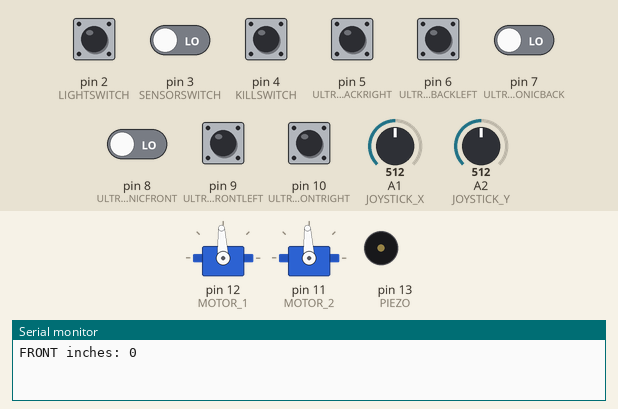
Simulated run of this sketch. Board: Arduino Uno, built with avr-gcc and run on an emulated ATmega328P. Parts: 2 × servo, buzzer (waves = sounding), the last lines printed to the serial monitor. Inputs (shaded band) come from the test bench; at power-on: pin 2 (LIGHTSWITCH), pin 3 (SENSORSWITCH), pin 4 (KILLSWITCH), pin 5 (ULTRASONICBACKRIGHT), pin 6 (ULTRASONICBACKLEFT), pin 7 (ULTRASONICBACK), pin 8 (ULTRASONICFRONT), pin 9 (ULTRASONICFRONTLEFT), pin 10 (ULTRASONICFRONTRIGHT) LOW, A1 (JOYSTICK_X) = 512, A2 (JOYSTICK_Y) = 512.

Above: at 1.2 s.
1.3 s: pin 3 (SENSORSWITCH) driven HIGH
4.6 s: A1 (JOYSTICK_X) set to 246
At 7.1 s:
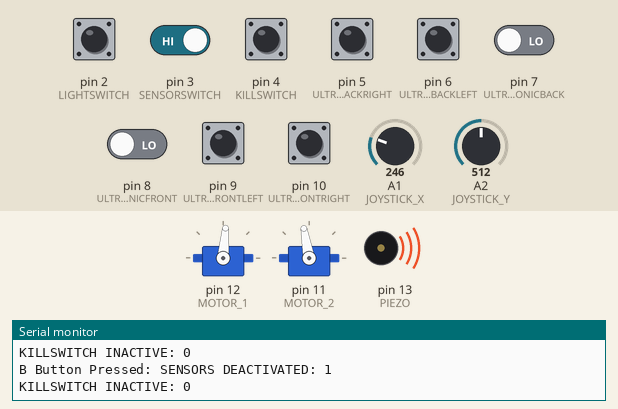
7.6 s: A2 (JOYSTICK_Y) set to 900
At 8.7 s:
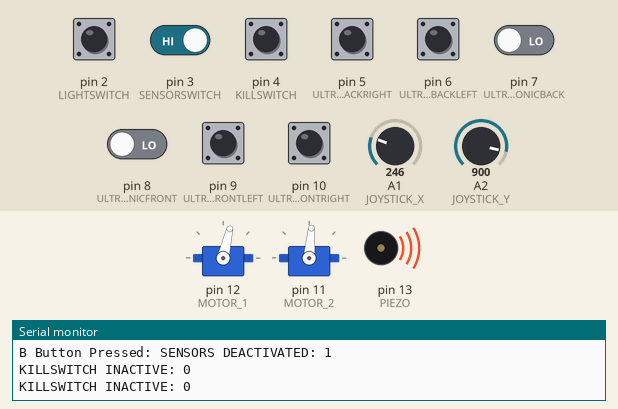
9.1 s: A2 (JOYSTICK_Y) set to 1023
At 9.9 s:
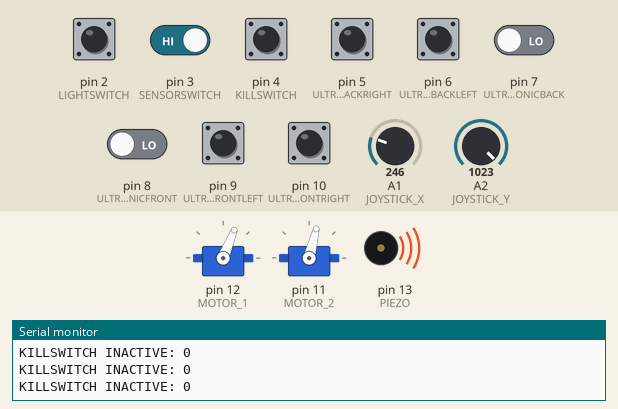
10.6 s: A1 (JOYSTICK_X) set to 900
At 11.1 s:
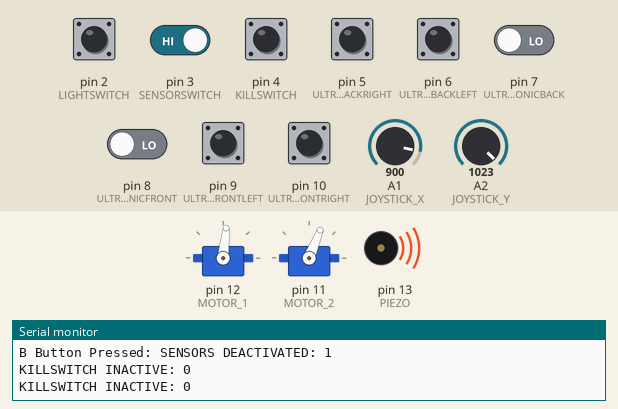
12.1 s: A2 (JOYSTICK_Y) set to 716
At 13.4 s:
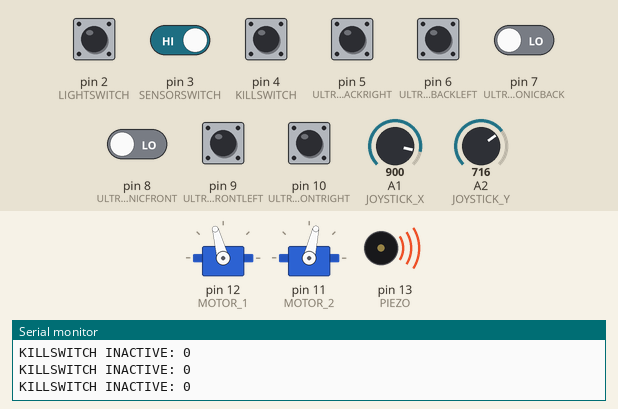
Timing chart, 0 to 14.6 s (numbered marks = the images above; inputs shaded):
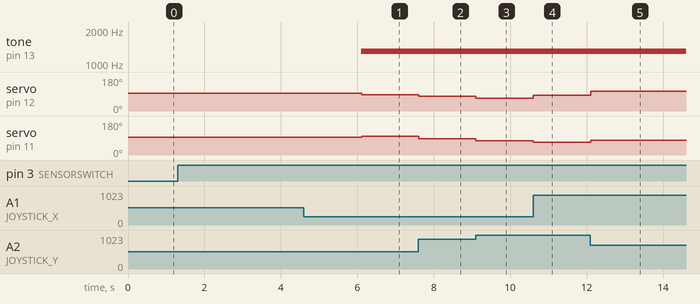

The sketch:

GP_WildThingProject.ino
```cpp
/*
 * GoBabyGo Wild Thing Car Controller
 * Written by FIRST Team 1939 (The Kuhnigits)
 * Modified by Alex Patrick and Carlos Gutierrez for the GoBabyGo Program at Mercer University
 */

#include <Servo.h>

// Mechanical Setup - Either TWO_MOTORS or SERVO_STEERING should be true, not both!
boolean TWO_MOTORS = true;
boolean SERVO_STEERING = false;
boolean SPEED_POTENTIOMETER = false;
boolean DISTANCE_WARNING = true;

// Invert one or two of the motors
boolean INVERT_1 = true;
boolean INVERT_2 = false;

// Constants
int SPEED_LIMIT = 512;  // Between 0-512
int DEADBAND = 150;
int RAMPING = 2;
int WARNING_DISTANCE = int(SPEED_LIMIT / 10) + 6;  // Distance in inches to begin slowing down
int REVERSE_PULSE = 1000;                      // Talon SR is 1000
int FORWARD_PULSE = 2000;                      // Talon SR is 2000


// Joystick Pins
int JOYSTICK_X = 15;  //Blue (A1 Pin)
int JOYSTICK_Y = 16;  //Green (A2 Pin)

// RF Controller Pins
int KILLSWITCH = 4;    // A Button: LOW- Normal   HIGH- Vehicle is stopped
int SENSORSWITCH = 3;  // B Button- Turns ultrasonic sensors off
int LIGHTSWITCH = 2;   // C Button- Turns lights on and off
int PIEZOSWITCH = 1;   // D Button- Turns piezo buzzer on and off

// Motor Pins
int MOTOR_1 = 12;  //Left Motor (Yellow)
int MOTOR_2 = 11;  //Right Motor (Brown)

// Servo Steering Pin
int SERVO = 17;  // (A3 Pin) Make sure this pin is not being used

// Speed Potentiometer Pin
int SPEED_POT = 14;  //(A0 Pin)

// Ultrasonic Input Pins
int ultrasonicSensorTotal = 6;  //Number of sensors
int ULTRASONICFRONT = 8;
int ULTRASONICFRONTLEFT = 9;
int ULTRASONICFRONTRIGHT = 10;
int ULTRASONICBACK = 7;
int ULTRASONICBACKRIGHT = 5;
int ULTRASONICBACKLEFT = 6;

// Buzzer Pin
int PIEZO = 13;

// Debug Over Serial - Requires a FTDI cable
boolean DEBUG = true;


// ---------------------------Don't Change Anything Past This Line---------------------------
Servo motor1;
Servo motor2;
Servo servo;

int x = 512;
int y = 512;
int limit = SPEED_LIMIT;
int SpeedReduction = 0;

//This array will help look for the sensor with least distance measured
int inchesArray[6] = {};  //set bounds to number of sensors!

// set RF Controller Button states
int killSwitchState = LOW;    // 0: LOW- Car operates motors // 1: HIGH- Car motors are turned off
int sensorSwitchState = LOW;  // 0: LOW- Car operates sensors // 1: HIGH- Car sensors are turned off
int lightSwitchState = LOW;   // 0: LOW- Car operates lights // 1: HIGH- Car lights are turned off
int piezoSwitchState = LOW;   // 0: LOW- Car operates piezo buzzer // 1: HIGH- Car buzzer is turned off

// Set an initial time for the steps needed to operate vehicle.
unsigned long killSwitchTimeSet = millis();     //Time set for killswitch status
unsigned long eBrakeTimeSet = millis();         //Time set for emergency brake
unsigned long sensorSwitchTimeSet = millis();   //Time set for reading ultrasonic sensor status
unsigned long buzzerSwitchTimeSet = millis();   //Time set for reading buzzer status
unsigned long sensorTimeSet = millis();         //Time set for reading ultrasonic sensors

// Time intervals for timed tasks
long eBrakeInterval = 100;      //Slow vehicle every 100 ms during kill switch activation
long sensorInterval = 100;      //Read sensors every 100 milliseconds
long buttonInterval = 2000;     // Interval used to check status of buttons every 2s
long killSwitchInterval = 500;  // Check killswitch status every 500 milliseconds

void setup() {
  pinMode(JOYSTICK_X, INPUT);
  pinMode(JOYSTICK_Y, INPUT);
  pinMode(KILLSWITCH, INPUT);
  pinMode(LIGHTSWITCH, INPUT);
  pinMode(SENSORSWITCH, INPUT);
  pinMode(PIEZOSWITCH, INPUT);
  motor1.attach(MOTOR_1);
  if (TWO_MOTORS) motor2.attach(MOTOR_2);
  if (SERVO_STEERING) servo.attach(SERVO);
  if (SPEED_POTENTIOMETER) pinMode(SPEED_POT, INPUT);
  if (DISTANCE_WARNING) {
    pinMode(ULTRASONICFRONT, INPUT);
    pinMode(ULTRASONICFRONTRIGHT, INPUT);
    pinMode(ULTRASONICFRONTLEFT, INPUT);
    pinMode(ULTRASONICBACK, INPUT);
    pinMode(ULTRASONICBACKRIGHT, INPUT);
    pinMode(ULTRASONICBACKLEFT, INPUT);
    pinMode(PIEZO, OUTPUT);
  }
  if (DEBUG) Serial.begin(9600);
}

//----------------------Program Functions----------------------
void arcadeDrive(int moveValue, int rotateValue) {
  int leftMotorSpeed = 0;
  int rightMotorSpeed = 0;
  if (moveValue > 0.0) {
    if (rotateValue > 0.0) {
      leftMotorSpeed = (moveValue - rotateValue);
      rightMotorSpeed = (max(moveValue, rotateValue));
    } else {
      leftMotorSpeed = max(moveValue, -rotateValue);
      rightMotorSpeed = moveValue + rotateValue;
    }
  } else {
    if (rotateValue > 0.0) {
      leftMotorSpeed = -max(-moveValue, rotateValue);
      rightMotorSpeed = moveValue + rotateValue;
    } else {
      leftMotorSpeed = moveValue - rotateValue;
      rightMotorSpeed = -max(-moveValue, -rotateValue);
    }
  }
  drive(map(leftMotorSpeed, -512, 512, 0, 1023), map(rightMotorSpeed, -512, 512, 0, 1023));
}

int prevLeft = 500;
int prevRight = 500;

void drive(int left, int right) {
  int speed1 = map(left, 0, 1023, 0, FORWARD_PULSE - REVERSE_PULSE);
  // if(speed1>prevLeft+RAMPING) speed1=speed1+RAMPING;
  // else if(speed1<prevLeft-RAMPING) speed1=speed1-RAMPING;
  // if(INVERT_1) motor1.writeMicroseconds(FORWARD_PULSE-speed1);
  // else motor1.writeMicroseconds(REVERSE_PULSE+speed1);
  // prevLeft = speed1;
  motor1.writeMicroseconds(REVERSE_PULSE + speed1);

  int speed2 = map(right, 0, 1023, 0, FORWARD_PULSE - REVERSE_PULSE);
  // if(speed2>prevLeft+RAMPING) speed2=speed2+RAMPING;
  // else if(speed2<prevLeft-RAMPING) speed2=speed2-RAMPING;
  // if(INVERT_2) motor2.writeMicroseconds(FORWARD_PULSE-speed2);
  // else motor2.writeMicroseconds(REVERSE_PULSE+speed2);
  // prevRight = speed2;
  motor2.writeMicroseconds(REVERSE_PULSE + speed2);
}

boolean trigger = true;
int count = 0;

void setPiezo(boolean state) {
  if (state) {
    if (count >= 4) {
      trigger = !trigger;
      count = 0;
    } else {
      if (trigger) tone(PIEZO, 1300);
      else noTone(PIEZO);
    }
    count++;
  } else {
    trigger = false;
    count = 0;
    noTone(PIEZO);
  }
}

void debug(String s, int value) {
  if (DEBUG) {
    Serial.print(s);
    Serial.print(": ");
    Serial.println(value);
  }
}


//------------------------------------------------Main Loop------------------------------------------------
void loop()
{
  //Read the current time for timed tasks
  unsigned long currentTime = millis();

  //Establish a speed limit
  limit = SPEED_LIMIT - SpeedReduction;
  if (SPEED_POTENTIOMETER) limit = map(analogRead(SPEED_POT), 0, 1023, 0, SPEED_LIMIT - SpeedReduction);
  //debug("LIMIT", limit);//displays speed on Serial Monitor

  //Read button status from the RF Reciever
  lightSwitchState = digitalRead(LIGHTSWITCH);
  piezoSwitchState = digitalRead(PIEZOSWITCH);

  // CHECK 1 : Killswitch status
  if (currentTime - killSwitchTimeSet > killSwitchInterval) {
    //Read Killswitch Button(A) state from the RF Reciever
    killSwitchState = digitalRead(KILLSWITCH);

    if (killSwitchState == HIGH) {
      debug("A Button Pressed: KILLSWITCH ACTIVATED", int(killSwitchState));
      //Code to slow down vehicle
      if ((SpeedReduction < int(SPEED_LIMIT*0.9)) && (currentTime - eBrakeTimeSet > eBrakeInterval)) { // Speed reduced every 100 ms
        SpeedReduction += int((double)SPEED_LIMIT / 5);
        limit = SPEED_LIMIT - SpeedReduction;
        debug("BRAKING", limit);//displays speed on Serial Monitor
        eBrakeInterval = currentTime;// Time set for next period of slowing down
      }
    }
    else //Killswitch off >> vehicle allowed to operate.
    {
      debug("KILLSWITCH INACTIVE", int(killSwitchState));
    }
    killSwitchTimeSet = currentTime;  // Set new time to read RF reciever every 500 milliseconds
  }

  //Read joystick
  x = analogRead(JOYSTICK_X);
  y = analogRead(JOYSTICK_Y);
  //debug("Raw X", x);
  //debug("Raw Y", y);

  //Zero values within deadband
  if (abs(512 - x) < DEADBAND) x = 512;
  if (abs(512 - y) < DEADBAND) y = 512;

  //Map values outside deadband to inside deadband
  if (x > 512) x = map(x, 512 + DEADBAND, 1023, 512, 1023);
  else if (x < 512) x = map(x, 0, 512 - DEADBAND, 0, 512);
  if (y > 512) y = map(y, 512 + DEADBAND, 1023, 512, 1023);
  else if (y < 512) y = map(y, 0, 512 - DEADBAND, 0, 512);

  //Map speeds to within speed limit
  x = map(x, 0, 1023, 512 - limit, 512 + limit);  //x defaults to 512, increases going forward, and decreases going reverse
  y = map(y, 0, 1023, 512 - limit, 512 + limit);  //y defaults to 512, increases going left, decreases going right
  //debug("X", x);//Displays X on Serial Monitor
  //debug("Y", y);//Displays Y on Serial Monitor

  if (TWO_MOTORS) {
    int moveValue = 0;
    if (y > 512) moveValue = y - 512;
    else moveValue = -(512 - y);

    int rotateValue = 0;
    if (x > 512) rotateValue = x - 512;
    else rotateValue = -(512 - x);

    arcadeDrive(moveValue, rotateValue);
  }

  if (SERVO_STEERING) {
    drive(y, y);
    servo.writeMicroseconds(map(x, 0, 1024, 1000, 2000));
  }

  //-----------------------------------Ultrasonic Sensor Code-------------------------------------

  // CHECK 2 : Check ultrasonic sensor button status
  if (currentTime - sensorSwitchTimeSet > buttonInterval) {
    //Read Sensor Button(B) state from the RF Reciever
    sensorSwitchState = digitalRead(SENSORSWITCH);

    if (sensorSwitchState == HIGH) {
      debug("B Button Pressed: SENSORS DEACTIVATED", int(sensorSwitchState));
      SPEED_LIMIT = 256; //set speed to half
      //De-activate sensor readings by setting distance warning mode to false
      DISTANCE_WARNING = false;
    }

    else{
      //Sensor button low >> vehicle allowed to use sensors
      DISTANCE_WARNING = true;
      debug("SENSORS ACTIVATED", int(sensorSwitchState));
      debug("SPEED LIMIT", SPEED_LIMIT);
      debug("X",x);
      debug("Y",y);
    }
    sensorSwitchTimeSet = currentTime;  // Set new time to read RF reciever every 3 seconds.
  }

  // Following code is run if A and B Buttons are LOW
  if (DISTANCE_WARNING == true && killSwitchState == LOW) {
    //Puts new sensor readings into array every second based on the joystick values
    if (currentTime - sensorTimeSet > sensorInterval){
      if (x > 512) {  //Forward Mode: Turns on front sensors
        inchesArray[0] = int(pulseIn(ULTRASONICFRONT, HIGH)) / 144;
        debug("FRONT inches", inchesArray[0]);  //displays FL inches on SM
        inchesArray[1] = int(pulseIn(ULTRASONICFRONTRIGHT, HIGH)) / 144;
        debug("FR inches", inchesArray[1]);  //displays FR inches on SM
        inchesArray[2] = int(pulseIn(ULTRASONICFRONTLEFT, HIGH)) / 144;
        debug("FL inches", inchesArray[2]);     //displays FL inches on SM

        inchesArray[3] = WARNING_DISTANCE * 2;  //B is OFF
        inchesArray[4] = WARNING_DISTANCE * 2;  //BR is OFF
        inchesArray[5] = WARNING_DISTANCE * 2;  //BL is OFF
      }
      else if (x < 512){ //Reverse Mode: Turns on back sensors
        inchesArray[0] = WARNING_DISTANCE * 2;  //F is OFF
        inchesArray[1] = WARNING_DISTANCE * 2;  //FR is OFF
        inchesArray[2] = WARNING_DISTANCE * 2;  //FL is OFF

        inchesArray[3] = int(pulseIn(ULTRASONICBACK, HIGH))/144;
        debug("BACK inches", inchesArray[3]);  //displays B inches on SM
        inchesArray[4] = int(pulseIn(ULTRASONICBACKRIGHT, HIGH)) / 144;
        debug("BR inches", inchesArray[4]);     //displays BR inches on SM
        inchesArray[5] = int(pulseIn(ULTRASONICBACKLEFT, HIGH))/144;
        debug("BL inches", inchesArray[5]);  //displays BL inches on SM
      }
      //If joystick is not being used, all sensors will be turned on
      else {
        inchesArray[0] = int(pulseIn(ULTRASONICFRONT, HIGH)) / 144;
        debug("FRONT inches",inchesArray[0]);//displays F inches on SM
        inchesArray[1] = int(pulseIn(ULTRASONICFRONTRIGHT, HIGH)) / 144;
        debug("FR inches",inchesArray[1]);//displays FR inches on SM
        inchesArray[2] = int(pulseIn(ULTRASONICFRONTLEFT, HIGH)) / 144;
        debug("FL inches",inchesArray[2]);//displays FL inches on SM

        inchesArray[3] = int(pulseIn(ULTRASONICBACK, HIGH))/144;
        debug("BACK inches", inchesArray[3]);  //displays B inches on SM
        inchesArray[4] = int(pulseIn(ULTRASONICBACKRIGHT, HIGH)) / 144;
        debug("BR inches", inchesArray[4]);     //displays BR inches on SM
        inchesArray[5] = int(pulseIn(ULTRASONICBACKLEFT, HIGH))/144;
        debug("BL inches", inchesArray[5]);  //displays BL inches on SM
      }

      sensorTimeSet = currentTime; //Set new time to read sensors every second
    }

    //Sort inchesArray to find smallest distance
    for (int i = 0; i < ultrasonicSensorTotal - 1; i++) {
      for (int j = 0; j < ultrasonicSensorTotal - 1; j++) {
        int y = j + 1;
        if (inchesArray[j] > inchesArray[y]) {
          int temp = inchesArray[y];
          inchesArray[y] = inchesArray[j];
          inchesArray[j] = temp;
        }
      }
    }
    //Now that array is sorted we can take the smallest distance
    int inches = inchesArray[0];

    //debug("Min inches", inches);//displays min distance on Serial Monitor

    //Vehicle slowed down based on the smallest inches reading
    if (inches < WARNING_DISTANCE && inches >= (int((double)WARNING_DISTANCE) / 1.25)) {
      setPiezo(true);
      SpeedReduction = int((double)SPEED_LIMIT / 2.5);
    }
    else if (inches < (int((double)WARNING_DISTANCE) / 1.25) && inches >= (int((double)WARNING_DISTANCE) / 1.5)) {
      setPiezo(true);
      SpeedReduction = int((double)SPEED_LIMIT / 2.25);
    }
    else if (inches < (int((double)WARNING_DISTANCE) / 1.5) && inches >= (int((double)WARNING_DISTANCE) / 2.0)) {
      setPiezo(true);
      SpeedReduction = int((double)SPEED_LIMIT / 1.75);
    }
    else if (inches < (int((double)WARNING_DISTANCE) / 2.0) && inches >= (int((double)WARNING_DISTANCE) / 2.5)) {
      setPiezo(true);
      SpeedReduction = int((double)SPEED_LIMIT / 1.5);
    }
    else if (inches < (int((double)WARNING_DISTANCE) / 2.5) && inches >= (int((double)WARNING_DISTANCE) / 2.75)) {
      setPiezo(true);
      SpeedReduction = int((double)SPEED_LIMIT / 1.25);
    }
    else if (inches < (int((double)WARNING_DISTANCE) / 2.75)) {
      setPiezo(true);
      SpeedReduction = int((double)SPEED_LIMIT / 1);
    }
    else {
      setPiezo(false);
      SpeedReduction = 0;
    }

  }

}
```

Measured:
- after the input at 4.6 s, servo on pin 12 (MOTOR_1): 93° → 85° after 1.5 s; servo on pin 11 (MOTOR_2): 93° → 100° after 1.5 s
- after the input at 7.6 s, servo on pin 12 (MOTOR_1): 85° → 77° at once; servo on pin 11 (MOTOR_2): 100° → 85° at once
- after the input at 9.1 s, servo on pin 12 (MOTOR_1): 77° → 68° at once; servo on pin 11 (MOTOR_2): 85° → 76° at once
- after the input at 10.6 s, servo on pin 12 (MOTOR_1): 68° → 84° at once; servo on pin 11 (MOTOR_2): 76° → 68° at once
- after the input at 12.1 s, servo on pin 12 (MOTOR_1): 84° → 105° at once; servo on pin 11 (MOTOR_2): 68° → 77° at once
